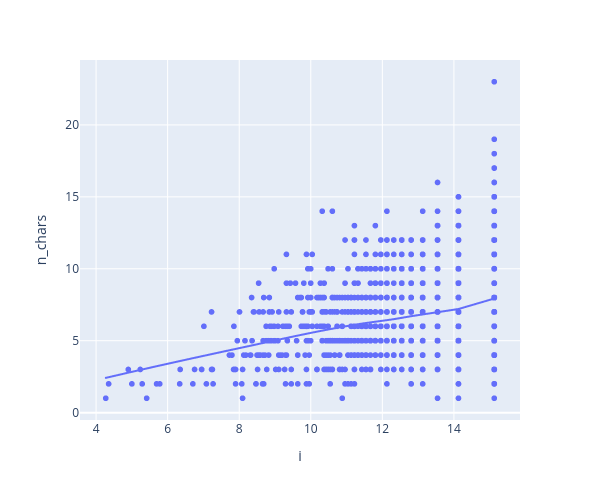

The notebook cell saved with this chart:
### Code cell
px.scatter(VOCAB.reset_index(), 'i', 'n_chars', hover_name='term_str', height=500, width=600, trendline='lowess')

### Figure 1 — Plotly figure (JSON) as saved in the notebook; plotly's stock layout.template omitted (floating-point values rounded to 4 significant figures; data arrays with more than 128 entries replaced by an {"elided": "..."} marker saying what was removed)
{"data": [{"hovertemplate": "<b>%{hovertext}</b><br><br>i=%{x}<br>n_chars=%{y}<extra></extra>", "hovertext": {"elided": "4600 str values"}, "legendgroup": "", "marker": {"color": "#636efa", "symbol": "circle"}, "mode": "markers", "name": "", "showlegend": false, "type": "scattergl", "x": {"elided": "4600 float values"}, "xaxis": "x", "y": {"elided": "4600 int values"}, "yaxis": "y"}, {"hovertemplate": "<b>LOWESS trendline</b><br><br>i=%{x}<br>n_chars=%{y} <b>(trend)</b><extra></extra>", "legendgroup": "", "marker": {"color": "#636efa", "symbol": "circle"}, "mode": "lines", "name": "", "showlegend": false, "type": "scattergl", "x": {"elided": "4600 float values"}, "xaxis": "x", "y": {"elided": "4600 float values"}, "yaxis": "y"}], "layout": {"height": 500, "legend": {"tracegroupgap": 0}, "margin": {"t": 60}, "width": 600, "xaxis": {"anchor": "y", "domain": [0, 1], "title": {"text": "i"}}, "yaxis": {"anchor": "x", "domain": [0, 1], "title": {"text": "n_chars"}}}}
